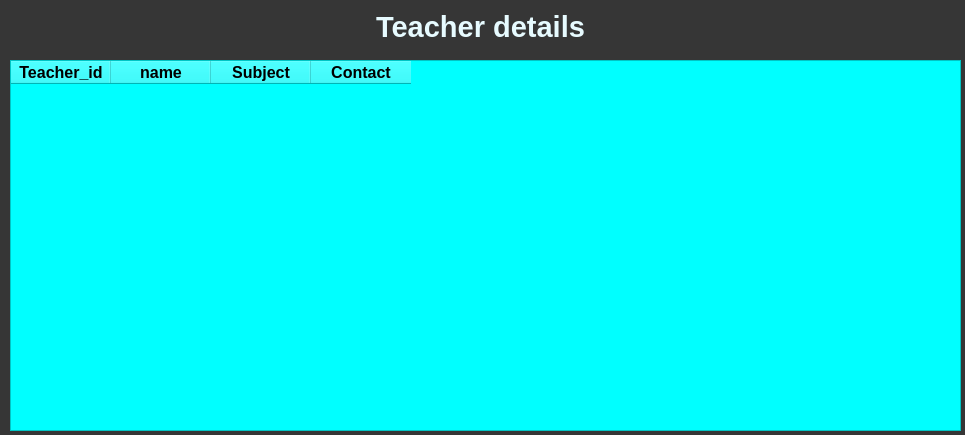
<?xml version="1.0" encoding="UTF-8"?>
<ui version="4.0">
 <class>Dialog</class>
 <widget class="QDialog" name="Dialog">
  <property name="geometry">
   <rect>
    <x>0</x>
    <y>0</y>
    <width>965</width>
    <height>435</height>
   </rect>
  </property>
  <property name="windowTitle">
   <string>Dialog</string>
  </property>
  <property name="styleSheet">
   <string notr="true">background-color:rgb(54,54,54);</string>
  </property>
  <widget class="QTableWidget" name="tableWidget">
   <property name="geometry">
    <rect>
     <x>10</x>
     <y>60</y>
     <width>951</width>
     <height>371</height>
    </rect>
   </property>
   <property name="font">
    <font>
     <pointsize>10</pointsize>
     <weight>75</weight>
     <bold>true</bold>
    </font>
   </property>
   <property name="styleSheet">
    <string notr="true">background-color:rgb(0, 255, 255)</string>
   </property>
   <column>
    <property name="text">
     <string>Teacher_id</string>
    </property>
    <property name="font">
     <font>
      <pointsize>12</pointsize>
      <weight>75</weight>
      <bold>true</bold>
     </font>
    </property>
   </column>
   <column>
    <property name="text">
     <string>name</string>
    </property>
    <property name="font">
     <font>
      <pointsize>12</pointsize>
      <weight>75</weight>
      <bold>true</bold>
     </font>
    </property>
   </column>
   <column>
    <property name="text">
     <string>Subject</string>
    </property>
    <property name="font">
     <font>
      <pointsize>12</pointsize>
      <weight>75</weight>
      <bold>true</bold>
     </font>
    </property>
   </column>
   <column>
    <property name="text">
     <string>Contact</string>
    </property>
    <property name="font">
     <font>
      <pointsize>12</pointsize>
      <weight>75</weight>
      <bold>true</bold>
     </font>
    </property>
   </column>
  </widget>
  <widget class="QLabel" name="label">
   <property name="geometry">
    <rect>
     <x>340</x>
     <y>10</y>
     <width>281</width>
     <height>41</height>
    </rect>
   </property>
   <property name="font">
    <font>
     <family>MS Shell Dlg 2</family>
     <pointsize>22</pointsize>
     <weight>75</weight>
     <italic>false</italic>
     <bold>true</bold>
    </font>
   </property>
   <property name="mouseTracking">
    <bool>false</bool>
   </property>
   <property name="layoutDirection">
    <enum>Qt::LeftToRight</enum>
   </property>
   <property name="autoFillBackground">
    <bool>false</bool>
   </property>
   <property name="styleSheet">
    <string notr="true">
color:rgb(231, 251, 255)</string>
   </property>
   <property name="text">
    <string>Teacher details</string>
   </property>
   <property name="alignment">
    <set>Qt::AlignHCenter|Qt::AlignTop</set>
   </property>
   <property name="margin">
    <number>2</number>
   </property>
  </widget>
 </widget>
 <resources/>
 <connections/>
</ui>
